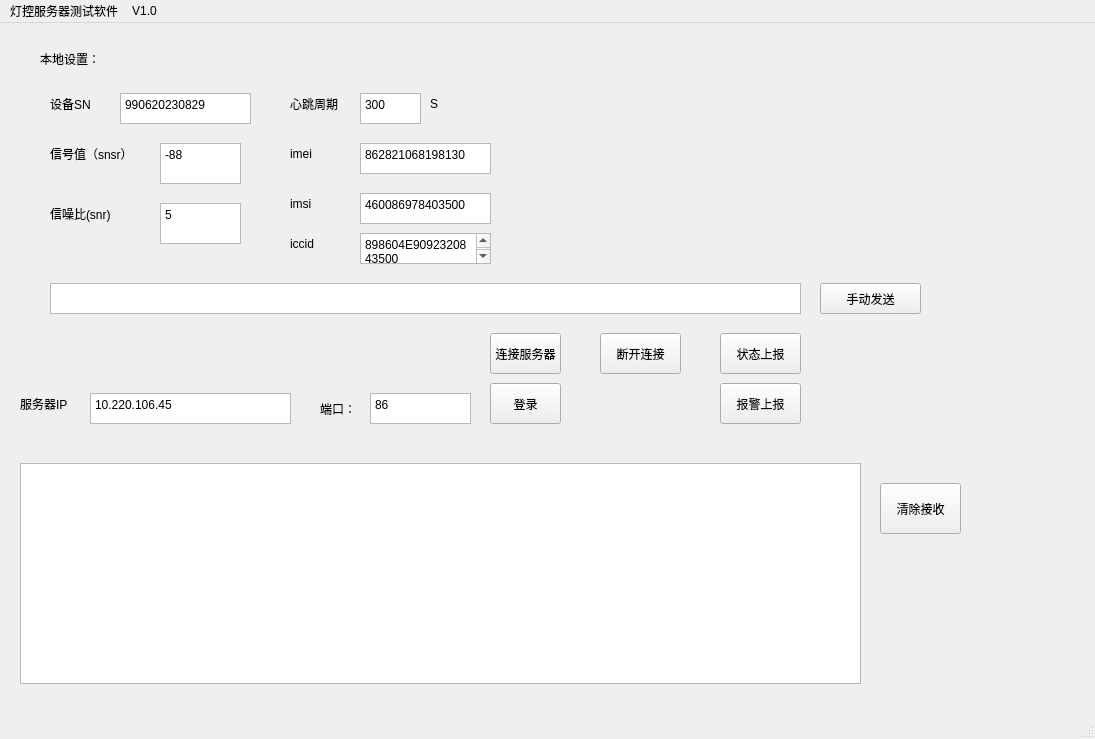
<?xml version="1.0" encoding="UTF-8"?>
<ui version="4.0">
 <class>MainWindow</class>
 <widget class="QMainWindow" name="MainWindow">
  <property name="geometry">
   <rect>
    <x>0</x>
    <y>0</y>
    <width>1095</width>
    <height>739</height>
   </rect>
  </property>
  <property name="windowTitle">
   <string>MainWindow</string>
  </property>
  <widget class="QWidget" name="centralwidget">
   <widget class="QPushButton" name="pushButton">
    <property name="geometry">
     <rect>
      <x>490</x>
      <y>310</y>
      <width>71</width>
      <height>41</height>
     </rect>
    </property>
    <property name="text">
     <string>连接服务器</string>
    </property>
   </widget>
   <widget class="QTextBrowser" name="textBrowser">
    <property name="geometry">
     <rect>
      <x>20</x>
      <y>440</y>
      <width>841</width>
      <height>221</height>
     </rect>
    </property>
   </widget>
   <widget class="QTextEdit" name="textEdit">
    <property name="geometry">
     <rect>
      <x>90</x>
      <y>370</y>
      <width>201</width>
      <height>31</height>
     </rect>
    </property>
    <property name="html">
     <string>&lt;!DOCTYPE HTML PUBLIC &quot;-//W3C//DTD HTML 4.0//EN&quot; &quot;http://www.w3.org/TR/REC-html40/strict.dtd&quot;&gt;
&lt;html&gt;&lt;head&gt;&lt;meta name=&quot;qrichtext&quot; content=&quot;1&quot; /&gt;&lt;style type=&quot;text/css&quot;&gt;
p, li { white-space: pre-wrap; }
&lt;/style&gt;&lt;/head&gt;&lt;body style=&quot; font-family:'SimSun'; font-size:9pt; font-weight:400; font-style:normal;&quot;&gt;
&lt;p style=&quot; margin-top:0px; margin-bottom:0px; margin-left:0px; margin-right:0px; -qt-block-indent:0; text-indent:0px;&quot;&gt;10.220.106.45&lt;/p&gt;&lt;/body&gt;&lt;/html&gt;</string>
    </property>
   </widget>
   <widget class="QTextEdit" name="textEdit_2">
    <property name="geometry">
     <rect>
      <x>370</x>
      <y>370</y>
      <width>101</width>
      <height>31</height>
     </rect>
    </property>
    <property name="html">
     <string>&lt;!DOCTYPE HTML PUBLIC &quot;-//W3C//DTD HTML 4.0//EN&quot; &quot;http://www.w3.org/TR/REC-html40/strict.dtd&quot;&gt;
&lt;html&gt;&lt;head&gt;&lt;meta name=&quot;qrichtext&quot; content=&quot;1&quot; /&gt;&lt;style type=&quot;text/css&quot;&gt;
p, li { white-space: pre-wrap; }
&lt;/style&gt;&lt;/head&gt;&lt;body style=&quot; font-family:'SimSun'; font-size:9pt; font-weight:400; font-style:normal;&quot;&gt;
&lt;p style=&quot; margin-top:0px; margin-bottom:0px; margin-left:0px; margin-right:0px; -qt-block-indent:0; text-indent:0px;&quot;&gt;86&lt;/p&gt;&lt;/body&gt;&lt;/html&gt;</string>
    </property>
   </widget>
   <widget class="QLabel" name="label">
    <property name="geometry">
     <rect>
      <x>320</x>
      <y>370</y>
      <width>91</width>
      <height>31</height>
     </rect>
    </property>
    <property name="text">
     <string>端口：</string>
    </property>
   </widget>
   <widget class="QLabel" name="label_2">
    <property name="geometry">
     <rect>
      <x>20</x>
      <y>360</y>
      <width>61</width>
      <height>41</height>
     </rect>
    </property>
    <property name="text">
     <string>服务器IP</string>
    </property>
   </widget>
   <widget class="QPushButton" name="pushButton_2">
    <property name="geometry">
     <rect>
      <x>490</x>
      <y>360</y>
      <width>71</width>
      <height>41</height>
     </rect>
    </property>
    <property name="text">
     <string>登录</string>
    </property>
   </widget>
   <widget class="QPushButton" name="pushButton_3">
    <property name="geometry">
     <rect>
      <x>720</x>
      <y>310</y>
      <width>81</width>
      <height>41</height>
     </rect>
    </property>
    <property name="text">
     <string>状态上报</string>
    </property>
   </widget>
   <widget class="QPushButton" name="pushButton_4">
    <property name="geometry">
     <rect>
      <x>720</x>
      <y>360</y>
      <width>81</width>
      <height>41</height>
     </rect>
    </property>
    <property name="text">
     <string>报警上报</string>
    </property>
   </widget>
   <widget class="QLabel" name="label_3">
    <property name="geometry">
     <rect>
      <x>40</x>
      <y>20</y>
      <width>71</width>
      <height>31</height>
     </rect>
    </property>
    <property name="text">
     <string>本地设置：</string>
    </property>
   </widget>
   <widget class="QTextEdit" name="textEdit_3">
    <property name="geometry">
     <rect>
      <x>120</x>
      <y>70</y>
      <width>131</width>
      <height>31</height>
     </rect>
    </property>
    <property name="html">
     <string>&lt;!DOCTYPE HTML PUBLIC &quot;-//W3C//DTD HTML 4.0//EN&quot; &quot;http://www.w3.org/TR/REC-html40/strict.dtd&quot;&gt;
&lt;html&gt;&lt;head&gt;&lt;meta name=&quot;qrichtext&quot; content=&quot;1&quot; /&gt;&lt;style type=&quot;text/css&quot;&gt;
p, li { white-space: pre-wrap; }
&lt;/style&gt;&lt;/head&gt;&lt;body style=&quot; font-family:'SimSun'; font-size:9pt; font-weight:400; font-style:normal;&quot;&gt;
&lt;p style=&quot; margin-top:0px; margin-bottom:0px; margin-left:0px; margin-right:0px; -qt-block-indent:0; text-indent:0px;&quot;&gt;990620230829&lt;/p&gt;&lt;/body&gt;&lt;/html&gt;</string>
    </property>
   </widget>
   <widget class="QLabel" name="label_4">
    <property name="geometry">
     <rect>
      <x>50</x>
      <y>60</y>
      <width>61</width>
      <height>41</height>
     </rect>
    </property>
    <property name="text">
     <string>设备SN</string>
    </property>
   </widget>
   <widget class="QLabel" name="label_5">
    <property name="geometry">
     <rect>
      <x>50</x>
      <y>110</y>
      <width>91</width>
      <height>41</height>
     </rect>
    </property>
    <property name="text">
     <string>信号值（snsr）</string>
    </property>
   </widget>
   <widget class="QTextEdit" name="textEdit_4">
    <property name="geometry">
     <rect>
      <x>160</x>
      <y>120</y>
      <width>81</width>
      <height>41</height>
     </rect>
    </property>
    <property name="html">
     <string>&lt;!DOCTYPE HTML PUBLIC &quot;-//W3C//DTD HTML 4.0//EN&quot; &quot;http://www.w3.org/TR/REC-html40/strict.dtd&quot;&gt;
&lt;html&gt;&lt;head&gt;&lt;meta name=&quot;qrichtext&quot; content=&quot;1&quot; /&gt;&lt;style type=&quot;text/css&quot;&gt;
p, li { white-space: pre-wrap; }
&lt;/style&gt;&lt;/head&gt;&lt;body style=&quot; font-family:'SimSun'; font-size:9pt; font-weight:400; font-style:normal;&quot;&gt;
&lt;p style=&quot; margin-top:0px; margin-bottom:0px; margin-left:0px; margin-right:0px; -qt-block-indent:0; text-indent:0px;&quot;&gt;-88&lt;/p&gt;
&lt;p style=&quot;-qt-paragraph-type:empty; margin-top:0px; margin-bottom:0px; margin-left:0px; margin-right:0px; -qt-block-indent:0; text-indent:0px;&quot;&gt;&lt;br /&gt;&lt;/p&gt;&lt;/body&gt;&lt;/html&gt;</string>
    </property>
   </widget>
   <widget class="QLabel" name="label_6">
    <property name="geometry">
     <rect>
      <x>50</x>
      <y>170</y>
      <width>61</width>
      <height>41</height>
     </rect>
    </property>
    <property name="text">
     <string>信噪比(snr)</string>
    </property>
   </widget>
   <widget class="QTextEdit" name="textEdit_5">
    <property name="geometry">
     <rect>
      <x>160</x>
      <y>180</y>
      <width>81</width>
      <height>41</height>
     </rect>
    </property>
    <property name="html">
     <string>&lt;!DOCTYPE HTML PUBLIC &quot;-//W3C//DTD HTML 4.0//EN&quot; &quot;http://www.w3.org/TR/REC-html40/strict.dtd&quot;&gt;
&lt;html&gt;&lt;head&gt;&lt;meta name=&quot;qrichtext&quot; content=&quot;1&quot; /&gt;&lt;style type=&quot;text/css&quot;&gt;
p, li { white-space: pre-wrap; }
&lt;/style&gt;&lt;/head&gt;&lt;body style=&quot; font-family:'SimSun'; font-size:9pt; font-weight:400; font-style:normal;&quot;&gt;
&lt;p style=&quot; margin-top:0px; margin-bottom:0px; margin-left:0px; margin-right:0px; -qt-block-indent:0; text-indent:0px;&quot;&gt;5&lt;/p&gt;&lt;/body&gt;&lt;/html&gt;</string>
    </property>
   </widget>
   <widget class="QLabel" name="label_7">
    <property name="geometry">
     <rect>
      <x>290</x>
      <y>60</y>
      <width>61</width>
      <height>41</height>
     </rect>
    </property>
    <property name="text">
     <string>心跳周期</string>
    </property>
   </widget>
   <widget class="QTextEdit" name="textEdit_6">
    <property name="geometry">
     <rect>
      <x>360</x>
      <y>70</y>
      <width>61</width>
      <height>31</height>
     </rect>
    </property>
    <property name="html">
     <string>&lt;!DOCTYPE HTML PUBLIC &quot;-//W3C//DTD HTML 4.0//EN&quot; &quot;http://www.w3.org/TR/REC-html40/strict.dtd&quot;&gt;
&lt;html&gt;&lt;head&gt;&lt;meta name=&quot;qrichtext&quot; content=&quot;1&quot; /&gt;&lt;style type=&quot;text/css&quot;&gt;
p, li { white-space: pre-wrap; }
&lt;/style&gt;&lt;/head&gt;&lt;body style=&quot; font-family:'SimSun'; font-size:9pt; font-weight:400; font-style:normal;&quot;&gt;
&lt;p style=&quot; margin-top:0px; margin-bottom:0px; margin-left:0px; margin-right:0px; -qt-block-indent:0; text-indent:0px;&quot;&gt;300&lt;/p&gt;&lt;/body&gt;&lt;/html&gt;</string>
    </property>
   </widget>
   <widget class="QLabel" name="label_8">
    <property name="geometry">
     <rect>
      <x>290</x>
      <y>110</y>
      <width>61</width>
      <height>41</height>
     </rect>
    </property>
    <property name="text">
     <string>imei</string>
    </property>
   </widget>
   <widget class="QTextEdit" name="textEdit_7">
    <property name="geometry">
     <rect>
      <x>360</x>
      <y>120</y>
      <width>131</width>
      <height>31</height>
     </rect>
    </property>
    <property name="html">
     <string>&lt;!DOCTYPE HTML PUBLIC &quot;-//W3C//DTD HTML 4.0//EN&quot; &quot;http://www.w3.org/TR/REC-html40/strict.dtd&quot;&gt;
&lt;html&gt;&lt;head&gt;&lt;meta name=&quot;qrichtext&quot; content=&quot;1&quot; /&gt;&lt;style type=&quot;text/css&quot;&gt;
p, li { white-space: pre-wrap; }
&lt;/style&gt;&lt;/head&gt;&lt;body style=&quot; font-family:'SimSun'; font-size:9pt; font-weight:400; font-style:normal;&quot;&gt;
&lt;p style=&quot; margin-top:0px; margin-bottom:0px; margin-left:0px; margin-right:0px; -qt-block-indent:0; text-indent:0px;&quot;&gt;862821068198130&lt;/p&gt;&lt;/body&gt;&lt;/html&gt;</string>
    </property>
   </widget>
   <widget class="QLabel" name="label_9">
    <property name="geometry">
     <rect>
      <x>290</x>
      <y>160</y>
      <width>61</width>
      <height>41</height>
     </rect>
    </property>
    <property name="text">
     <string>imsi</string>
    </property>
   </widget>
   <widget class="QTextEdit" name="textEdit_8">
    <property name="geometry">
     <rect>
      <x>360</x>
      <y>170</y>
      <width>131</width>
      <height>31</height>
     </rect>
    </property>
    <property name="html">
     <string>&lt;!DOCTYPE HTML PUBLIC &quot;-//W3C//DTD HTML 4.0//EN&quot; &quot;http://www.w3.org/TR/REC-html40/strict.dtd&quot;&gt;
&lt;html&gt;&lt;head&gt;&lt;meta name=&quot;qrichtext&quot; content=&quot;1&quot; /&gt;&lt;style type=&quot;text/css&quot;&gt;
p, li { white-space: pre-wrap; }
&lt;/style&gt;&lt;/head&gt;&lt;body style=&quot; font-family:'SimSun'; font-size:9pt; font-weight:400; font-style:normal;&quot;&gt;
&lt;p style=&quot; margin-top:0px; margin-bottom:0px; margin-left:0px; margin-right:0px; -qt-block-indent:0; text-indent:0px;&quot;&gt;460086978403500&lt;/p&gt;&lt;/body&gt;&lt;/html&gt;</string>
    </property>
   </widget>
   <widget class="QLabel" name="label_10">
    <property name="geometry">
     <rect>
      <x>290</x>
      <y>200</y>
      <width>61</width>
      <height>41</height>
     </rect>
    </property>
    <property name="text">
     <string>iccid</string>
    </property>
   </widget>
   <widget class="QTextEdit" name="textEdit_9">
    <property name="geometry">
     <rect>
      <x>360</x>
      <y>210</y>
      <width>131</width>
      <height>31</height>
     </rect>
    </property>
    <property name="html">
     <string>&lt;!DOCTYPE HTML PUBLIC &quot;-//W3C//DTD HTML 4.0//EN&quot; &quot;http://www.w3.org/TR/REC-html40/strict.dtd&quot;&gt;
&lt;html&gt;&lt;head&gt;&lt;meta name=&quot;qrichtext&quot; content=&quot;1&quot; /&gt;&lt;style type=&quot;text/css&quot;&gt;
p, li { white-space: pre-wrap; }
&lt;/style&gt;&lt;/head&gt;&lt;body style=&quot; font-family:'SimSun'; font-size:9pt; font-weight:400; font-style:normal;&quot;&gt;
&lt;p style=&quot; margin-top:0px; margin-bottom:0px; margin-left:0px; margin-right:0px; -qt-block-indent:0; text-indent:0px;&quot;&gt;898604E9092320843500&lt;/p&gt;&lt;/body&gt;&lt;/html&gt;</string>
    </property>
   </widget>
   <widget class="QLabel" name="label_11">
    <property name="geometry">
     <rect>
      <x>430</x>
      <y>60</y>
      <width>31</width>
      <height>41</height>
     </rect>
    </property>
    <property name="text">
     <string>S</string>
    </property>
   </widget>
   <widget class="QPushButton" name="pushButton_5">
    <property name="geometry">
     <rect>
      <x>880</x>
      <y>460</y>
      <width>81</width>
      <height>51</height>
     </rect>
    </property>
    <property name="text">
     <string>清除接收</string>
    </property>
   </widget>
   <widget class="QPushButton" name="pushButton_6">
    <property name="geometry">
     <rect>
      <x>600</x>
      <y>310</y>
      <width>81</width>
      <height>41</height>
     </rect>
    </property>
    <property name="text">
     <string>断开连接</string>
    </property>
   </widget>
   <widget class="QTextEdit" name="textEdit_10">
    <property name="geometry">
     <rect>
      <x>50</x>
      <y>260</y>
      <width>751</width>
      <height>31</height>
     </rect>
    </property>
   </widget>
   <widget class="QPushButton" name="pushButton_7">
    <property name="geometry">
     <rect>
      <x>820</x>
      <y>260</y>
      <width>101</width>
      <height>31</height>
     </rect>
    </property>
    <property name="text">
     <string>手动发送</string>
    </property>
   </widget>
  </widget>
  <widget class="QMenuBar" name="menubar">
   <property name="geometry">
    <rect>
     <x>0</x>
     <y>0</y>
     <width>1095</width>
     <height>23</height>
    </rect>
   </property>
   <widget class="QMenu" name="menu">
    <property name="title">
     <string>灯控服务器测试软件</string>
    </property>
   </widget>
   <widget class="QMenu" name="menuV1_0">
    <property name="title">
     <string>V1.0</string>
    </property>
   </widget>
   <addaction name="menu"/>
   <addaction name="menuV1_0"/>
  </widget>
  <widget class="QStatusBar" name="statusbar"/>
 </widget>
 <resources/>
 <connections/>
</ui>
